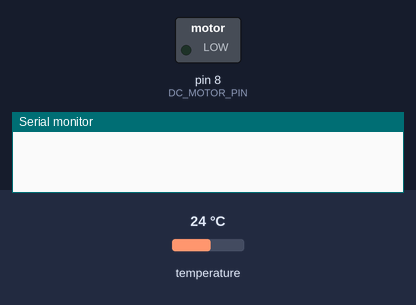
A sketch run on a simulated Arduino Uno, built with avr-gcc and run on an emulated ATmega328P. On the bench: switched loads named in the sketch (green lamp = pin HIGH), the last lines printed to the serial monitor. The inputs (shaded band) are chosen by the test bench; at power-on: temperature 24 °C.

Above: at 0.1 s.
At 0.8 s:
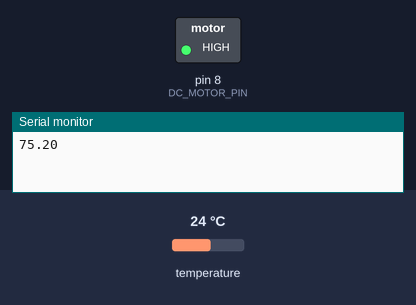
Timing chart, 0 to 2.3 s (numbered marks = the images above):
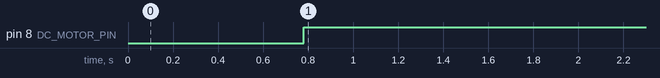

The sketch:

arduino.ino
```cpp
/********************************************************************/
// First we include the libraries
#include <OneWire.h>
#include <DallasTemperature.h>
#include <DHT.h>
#include "DHT.h"
#define DHTPIN 2
#define DHTTYPE DHT11
#define DC_MOTOR_PIN 8
DHT dht(DHTPIN, DHTTYPE);
const int LED_PIN=6;
const int g_pin = 5, y_pin = 4, r_pin = 3;
/********************************************************************/
// Data wire is plugged into pin 2 on the Arduino
#define ONE_WIRE_BUS 2
/********************************************************************/
// Setup a oneWire instance to communicate with any OneWire devices
// (not just Maxim/Dallas temperature ICs)
OneWire oneWire(ONE_WIRE_BUS);
/********************************************************************/
// Pass our oneWire reference to Dallas Temperature.
DallasTemperature sensors(&oneWire);
/********************************************************************/
void setup(void)
{
 // start serial port
 Serial.begin(9600);
 pinMode( DC_MOTOR_PIN, OUTPUT );
 // Start up the library
 sensors.begin();
}
float maxTemp = 60;
void loop(void)
{
  if (Serial.available()>0) {
    maxTemp = Serial.parseFloat();
  }
 // call sensors.requestTemperatures() to issue a global temperature
 // request to all devices on the bus
/********************************************************************/
 sensors.requestTemperatures(); // Send the command to get temperature readings
 float t = sensors.getTempFByIndex(0);
/********************************************************************/
 Serial.println(t);// Why "byIndex"?
   // You can have more than one DS18B20 on the same bus.
   // 0 refers to the first IC on the wire
    if(t>0){
      if(t<=maxTemp){
        digitalWrite( DC_MOTOR_PIN, LOW );
      }
      else if(t>maxTemp){
        digitalWrite( DC_MOTOR_PIN, HIGH );
      }
    }
    delay(1000);
}
```

Measured:
- by itself, pin 8 (DC_MOTOR_PIN): LOW → HIGH at 0.78 s
